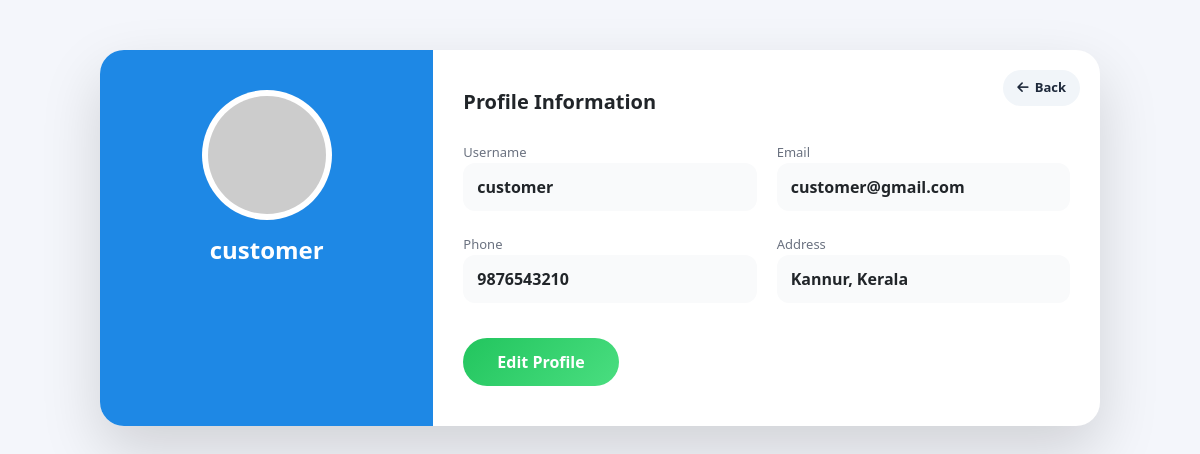
The page /profile/ (signed in) on the database as committed earlier.
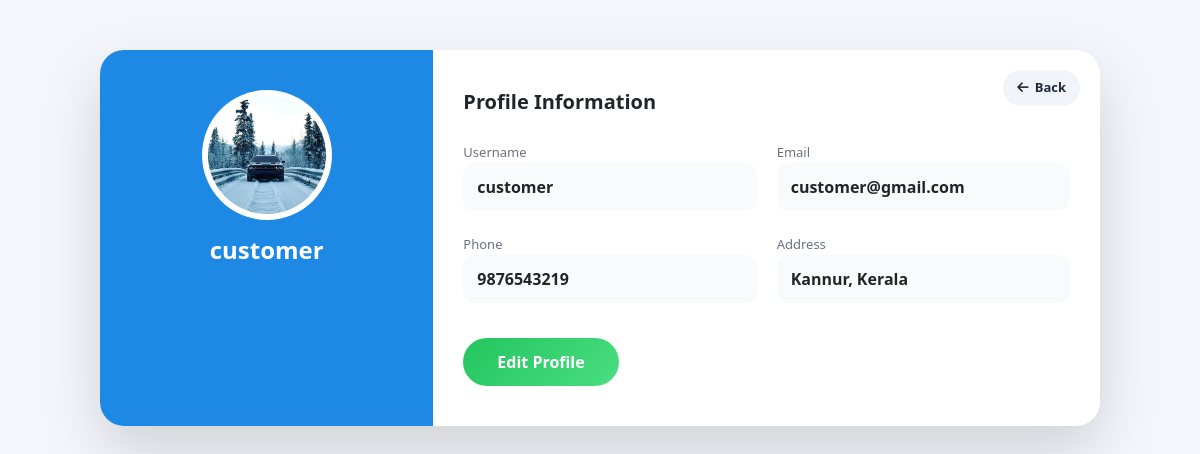
The same page on the database as committed later.
### wheelzy_app/models.py (models this page shows, shortened)
class UserProfile(models.Model):
    user = models.OneToOneField(User,on_delete=models.CASCADE,related_name="profile")
    phone_number = models.CharField(max_length=15)
    address = models.TextField()
    photo = models.ImageField(upload_to="profile_photos/", blank=True, null=True)

### wheelzy_app/views.py (the view)
# urls.py: path("profile/", views.profile_view, name="profile"),
@login_required
def profile_view(request):
    profile, _ = UserProfile.objects.get_or_create(user=request.user)
    return render(request, "profile.html", {"profile": profile})

### wheelzy_app/templates/profile.html (shortened to what this page needs)
{% load static %}
<!DOCTYPE html>
<html lang="en">
<head>
    <link href="https://cdn.jsdelivr.net/npm/bootstrap@5.3.2/dist/css/bootstrap.min.css" rel="stylesheet">
    <link rel="stylesheet" href="https://cdnjs.cloudflare.com/ajax/libs/font-awesome/6.5.1/css/all.min.css">
</head>
<body>
<div class="container">
    <div class="profile-card">
        <a href="{% url 'home' %}" class="back-btn">
            <i class="fa-solid fa-arrow-left"></i> Back
        </a>
        <div class="row g-0">
            <div class="col-md-4 profile-left">
                {% if profile.photo %}
                    <img src="{{ profile.photo.url }}">
                {% else %}
                    <img src="https://ui-avatars.com/api/?name={{ profile.user.username }}&background=ff6a00&color=fff">
                {% endif %}
                <h4 class="mt-3 fw-bold">{{ profile.user.username }}</h4>
            </div>
            <div class="col-md-8 profile-right">
                <h5 class="fw-bold">Profile Information</h5>
                <div class="info-grid">
                    <div class="info-group">
                        <label>Username</label>
                        <div class="value">{{ profile.user.username }}</div>
                    </div>
                    <div class="info-group">
                        <label>Email</label>
                        <div class="value">{{ profile.user.email }}</div>
                    </div>
                    <div class="info-group">
                        <label>Phone</label>
                        <div class="value">{{ profile.phone_number }}</div>
                    </div>
                    <div class="info-group">
                        <label>Address</label>
                        <div class="value">{{ profile.address }}</div>
                    </div>
                </div>
                <button class="edit-btn" data-bs-toggle="modal" data-bs-target="#editProfileModal">
                    Edit Profile
                </button>
            </div>
        </div>
    </div>
</div>
</body>
</html>

Rows that differ between the two databases and show on the page:
changed UserProfile "Kannur, Kerala": photo: picture added; phone_number "9876543210" → "9876543219"
